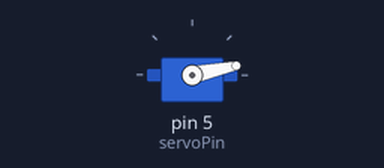
A sketch run on a simulated Arduino Uno, built with avr-gcc and run on an emulated ATmega328P. On the bench: servo.

Above: at 0.05 s.
At 1.65 s:
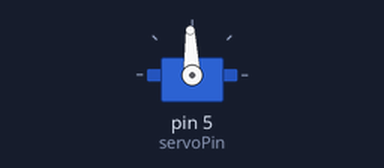
At 3.3 s:
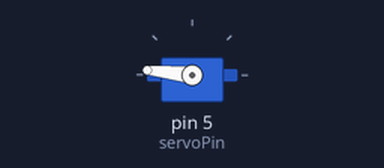
At 6.55 s:
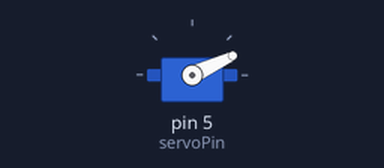
Timing chart, 0 to 8.9 s (numbered marks = the images above):
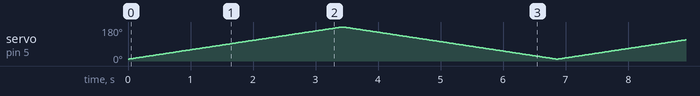

The sketch:

7_servo_wiper_for_loop.ino
```cpp
// Automatic wiping of a servo motor

// ---------------------------------------------- Libraries

#include <Servo.h>

// ---------------------------------------------- Variables

// Create servo object and helper variables
Servo myservo;
int servoPin = 5; // connected to port D5
int pos; // stores position
int pos_min = 10;   // servo minimum and maximum angle limit,
int pos_max = 180;  // to avoid shaking motor when over-extending = bad for servo!


void setup() {

  // attaches the servo on pin 5 to the servo object
  myservo.attach(servoPin);

}

void loop() {

  // move up
  for (int i = pos_min ; i <= pos_max; i++) {
    myservo.write(i);
    delay(20);
  }

  // move down
  for (int i = pos_max ; i >= pos_min; i--) {
    myservo.write(i);
    delay(20);
  }

}
```
